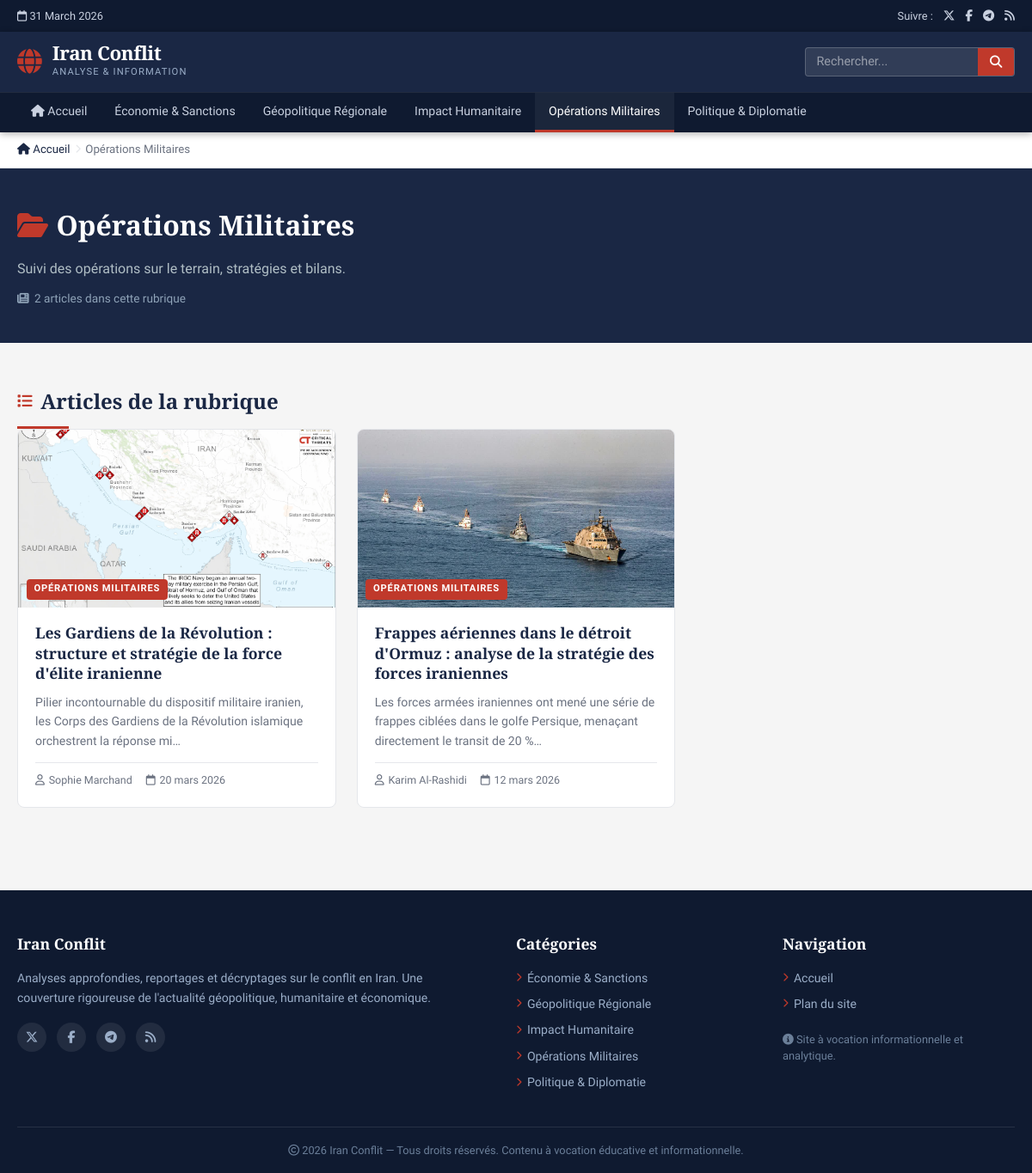
The page /frontoffice/public/category.php?slug=operations-militaires on the database its author committed.
### tables this page shows
CREATE TABLE IF NOT EXISTS categories
(
    id          INT UNSIGNED AUTO_INCREMENT PRIMARY KEY,
    name        VARCHAR(100) NOT NULL,
    slug        VARCHAR(110) NOT NULL UNIQUE,
    description TEXT,
    created_at  DATETIME DEFAULT CURRENT_TIMESTAMP
);

CREATE TABLE IF NOT EXISTS articles
(
    id           INT UNSIGNED AUTO_INCREMENT PRIMARY KEY,
    title        VARCHAR(255) NOT NULL,
    slug         VARCHAR(270) NOT NULL UNIQUE,
    summary      TEXT         NOT NULL,
    content      LONGTEXT     NOT NULL,
    image        VARCHAR(255),
    image_alt    VARCHAR(255),
    author_id    INT UNSIGNED,
    category_id  INT UNSIGNED,
    is_published TINYINT(1) DEFAULT 1,
    published_at DATETIME   DEFAULT CURRENT_TIMESTAMP,
    updated_at   DATETIME   DEFAULT CURRENT_TIMESTAMP ON UPDATE CURRENT_TIMESTAMP,
    FOREIGN KEY (author_id) REFERENCES authors (id) ON DELETE SET NULL,
    FOREIGN KEY (category_id) REFERENCES categories (id) ON DELETE SET NULL,
    INDEX        idx_slug(slug),
    INDEX        idx_category(category_id),
    INDEX        idx_published(is_published, published_at)
);

CREATE TABLE IF NOT EXISTS authors
(
    id         INT UNSIGNED AUTO_INCREMENT PRIMARY KEY,
    name       VARCHAR(150) NOT NULL,
    bio        TEXT,
    avatar     VARCHAR(255),
    created_at DATETIME DEFAULT CURRENT_TIMESTAMP
);

### frontoffice/includes/functions.php (called while the page is built, shortened)
<?php
function siteUrl(string $path = ''): string {
    $base = $_ENV['SITE_URL'] ?? getenv('SITE_URL') ?: 'http://localhost:8080';
    return rtrim($base, '/') . '/' . ltrim($path, '/');
}
function truncate(string $text, int $length = 160): string {
    $text = strip_tags($text);
    if (mb_strlen($text) <= $length) return $text;
    return mb_substr($text, 0, $length) . '…';
}
function formatDate(string $date, string $format = 'd F Y'): string {
    $dt = new DateTime($date);
    $months = [
        1 => 'janvier', 2 => 'février', 3 => 'mars', 4 => 'avril',
        5 => 'mai', 6 => 'juin', 7 => 'juillet', 8 => 'août',
        9 => 'septembre', 10 => 'octobre', 11 => 'novembre', 12 => 'décembre'
    ];
    $day   = $dt->format('d');
    $month = $months[(int)$dt->format('n')];
    $year  = $dt->format('Y');
    return "$day $month $year";
}
function h(string $str): string {
    return htmlspecialchars($str, ENT_QUOTES, 'UTF-8');
}
function getArticlesByCategory(string $slug, int $limit = 9): array {
    $db   = getDB();
    $stmt = $db->prepare("
        SELECT a.id, a.title, a.slug, a.summary, a.image, a.image_alt, a.published_at,
               c.name AS category_name, c.slug AS category_slug,
               au.name AS author_name
        FROM articles a
        LEFT JOIN categories c  ON a.category_id = c.id
        LEFT JOIN authors    au ON a.author_id    = au.id
        WHERE c.slug = :slug AND a.is_published = 1
        ORDER BY a.published_at DESC
        LIMIT :limit
    ");
    $stmt->bindValue(':slug', $slug);
    $stmt->bindValue(':limit', $limit, PDO::PARAM_INT);
    $stmt->execute();
    return $stmt->fetchAll();
}
function getCategoryBySlug(string $slug): ?array {
    $db   = getDB();
    $stmt = $db->prepare("SELECT * FROM categories WHERE slug = :slug");
    $stmt->execute([':slug' => $slug]);
    return $stmt->fetch() ?: null;
}
function getAllCategories(): array {
    $db = getDB();
    return $db->query("SELECT * FROM categories ORDER BY name")->fetchAll();
}

### frontoffice/public/category.php (the view, shortened to what this page needs)
<?php
require_once __DIR__ . '/../includes/functions.php';
$slug     = $_GET['slug'] ?? '';
$category = $slug ? getCategoryBySlug($slug) : null;
    ?>
    <?php
$articles   = getArticlesByCategory($slug);
$categories = getAllCategories();
require_once __DIR__ . '/../includes/header.php';
?>
<nav class="breadcrumb" aria-label="Fil d'Ariane">
    <div class="container">
        <ol class="breadcrumb__list" itemscope itemtype="https://schema.org/BreadcrumbList">
            <li itemprop="itemListElement" itemscope itemtype="https://schema.org/ListItem">
                <a href="<?= siteUrl() ?>" itemprop="item">
                    <span itemprop="name"><i class="fa-solid fa-house"></i> Accueil</span>
                </a>
            </li>
            <li itemprop="itemListElement" itemscope itemtype="https://schema.org/ListItem">
                <i class="fa-solid fa-chevron-right" aria-hidden="true"></i>
                <span itemprop="name"><?= h($category['name']) ?></span>
            </li>
        </ol>
    </div>
</nav>
<section class="category-hero" aria-labelledby="category-title">
    <div class="container">
        <h1 id="category-title" class="category-hero__title">
            <i class="fa-solid fa-folder-open"></i> <?= h($category['name']) ?>
        </h1>
        <?php if ($category['description']): ?>
        <p class="category-hero__desc"><?= h($category['description']) ?></p>
        <?php endif; ?>
        <p class="category-hero__count">
            <i class="fa-solid fa-newspaper"></i>
            <?= count($articles) ?> article<?= count($articles) > 1 ? 's' : '' ?> dans cette rubrique
        </p>
    </div>
</section>
<section class="section" aria-labelledby="articles-heading">
    <div class="container">
        <h2 id="articles-heading" class="section-title">
            <i class="fa-solid fa-list"></i> Articles de la rubrique
        </h2>
        <div class="section-divider"></div>
        <?php if (empty($articles)): ?>
        <p class="empty-state">
            <i class="fa-solid fa-circle-info"></i> Aucun article dans cette catégorie pour le moment.
        </p>
        <?php else: ?>
        <div class="articles-grid">
            <?php foreach ($articles as $article): ?>
            <article class="article-card" itemscope itemtype="https://schema.org/NewsArticle">
                <div class="article-card__img-wrap">
                    <?php if ($article['image']): ?>
                    <img src="<?= h($article['image']) ?>"
                         alt="<?= h($article['image_alt'] ?? $article['title']) ?>"
                         class="article-card__img" loading="lazy" itemprop="image">
                    <?php else: ?>
                    <div class="article-card__img-placeholder" aria-hidden="true">
                        <i class="fa-solid fa-globe-europe"></i>
                    </div>
                    <?php endif; ?>
                    <span class="article-card__category"><?= h($category['name']) ?></span>
                </div>
                <div class="article-card__body">
                    <h2 class="article-card__title" itemprop="headline">
                        <a href="<?= siteUrl('article/' . h($article['slug'])) ?>" itemprop="url">
                            <?= h($article['title']) ?>
                        </a>
                    </h2>
                    <p class="article-card__summary" itemprop="description">
                        <?= h(truncate($article['summary'], 130)) ?>
                    </p>
                    <footer class="article-card__footer">
                        <span class="article-card__author" itemprop="author">
                            <i class="fa-regular fa-user"></i> <?= h($article['author_name'] ?? 'Rédaction') ?>
                        </span>
                        <time class="article-card__date" datetime="<?= h($article['published_at']) ?>" itemprop="datePublished">
                            <i class="fa-regular fa-calendar"></i> <?= formatDate($article['published_at']) ?>
                        </time>
                    </footer>
                </div>
            </article>
            <?php endforeach; ?>
        </div>
        <?php endif; ?>
    </div>
</section>
<?php require_once __DIR__ . '/../includes/footer.php'; ?>

### frontoffice/includes/header.php (shortened to what this page needs)
<?php
$siteTitle = 'Iran : Analyse du Conflit';
$categories = getAllCategories();
?>
<!DOCTYPE html>
<html lang="fr">
<head>
    <link rel="stylesheet" href="https://cdnjs.cloudflare.com/ajax/libs/font-awesome/6.5.1/css/all.min.css">
    <link rel="stylesheet" href="<?= siteUrl('assets/css/style.css') ?>">
</head>
<body>
<div class="topbar">
    <div class="container topbar__inner">
        <span class="topbar__date"><i class="fa-regular fa-calendar"></i> <?= date('d F Y') ?></span>
        <div class="topbar__social">
            <span>Suivre :</span>
            <a href="#" aria-label="Twitter / X"><i class="fa-brands fa-x-twitter"></i></a>
            <a href="#" aria-label="Facebook"><i class="fa-brands fa-facebook-f"></i></a>
            <a href="#" aria-label="Telegram"><i class="fa-brands fa-telegram"></i></a>
            <a href="#" aria-label="Flux RSS"><i class="fa-solid fa-rss"></i></a>
        </div>
    </div>
</div>
<header class="site-header" role="banner">
    <div class="container site-header__inner">
        <div class="site-header__brand">
            <a href="<?= siteUrl() ?>" class="brand-link" aria-label="Accueil — <?= h($siteTitle) ?>">
                <span class="brand-icon"><i class="fa-solid fa-globe"></i></span>
                <div class="brand-text">
                    <span class="brand-name">Iran Conflit</span>
                    <span class="brand-tagline">Analyse &amp; Information</span>
                </div>
            </a>
        </div>
        <form class="header-search" action="<?= siteUrl('recherche') ?>" method="get" role="search">
            <input type="search" id="header-search-input" name="q" placeholder="Rechercher..." autocomplete="off" value="<?= h($_GET['q'] ?? '') ?>">
            <button type="submit" aria-label="Lancer la recherche">
                <i class="fa-solid fa-magnifying-glass"></i>
            </button>
        </form>
    </div>
    <nav class="main-nav" id="mainNav" role="navigation" aria-label="Navigation principale">
        <div class="container">
            <ul class="main-nav__list">
                <li><a href="<?= siteUrl() ?>" <?= (basename($_SERVER['PHP_SELF']) === 'index.php' && !isset($_GET['slug'])) ? 'class="active" aria-current="page"' : '' ?>>
                    <i class="fa-solid fa-house"></i> Accueil
                </a></li>
                <?php foreach ($categories as $cat): ?>
                <li><a href="<?= siteUrl('categorie/' . h($cat['slug'])) ?>" <?= (($_GET['slug'] ?? '') === $cat['slug']) ? 'class="active" aria-current="page"' : '' ?>>
                    <?= h($cat['name']) ?>
                </a></li>
                <?php endforeach; ?>
            </ul>
        </div>
    </nav>
</header>
<main class="main-content" id="main-content">

### frontoffice/includes/footer.php (shortened to what this page needs)
<?php $categories = $categories ?? getAllCategories(); ?>
</main>
<footer class="site-footer" role="contentinfo">
    <div class="container">
        <div class="footer-grid">
            <div class="footer-col footer-col--about">
                <h2 class="footer-heading">Iran Conflit</h2>
                <p>Analyses approfondies, reportages et décryptages sur le conflit en Iran. Une couverture rigoureuse de l'actualité géopolitique, humanitaire et économique.</p>
                <div class="footer-social">
                    <a href="#" aria-label="Twitter / X"><i class="fa-brands fa-x-twitter"></i></a>
                    <a href="#" aria-label="Facebook"><i class="fa-brands fa-facebook-f"></i></a>
                    <a href="#" aria-label="Telegram"><i class="fa-brands fa-telegram"></i></a>
                    <a href="#" aria-label="Flux RSS"><i class="fa-solid fa-rss"></i></a>
                </div>
            </div>
            <div class="footer-col">
                <h3 class="footer-heading">Catégories</h3>
                <ul class="footer-links">
                    <?php foreach ($categories as $cat): ?>
                    <li>
                        <a href="<?= siteUrl('categorie/' . h($cat['slug'])) ?>">
                            <i class="fa-solid fa-chevron-right"></i> <?= h($cat['name']) ?>
                        </a>
                    </li>
                    <?php endforeach; ?>
                </ul>
            </div>
            <div class="footer-col">
                <h3 class="footer-heading">Navigation</h3>
                <ul class="footer-links">
                    <li><a href="<?= siteUrl() ?>"><i class="fa-solid fa-chevron-right"></i> Accueil</a></li>
                    <li><a href="<?= siteUrl('sitemap.xml') ?>"><i class="fa-solid fa-chevron-right"></i> Plan du site</a></li>
                </ul>
                <div class="footer-info">
                    <p><i class="fa-solid fa-circle-info"></i> Site à vocation informationnelle et analytique.</p>
                </div>
            </div>
        </div>
        <div class="footer-bottom">
            <p>
                <i class="fa-regular fa-copyright"></i> <?= date('Y') ?> Iran Conflit — Tous droits réservés.
                Contenu à vocation éducative et informationnelle.
            </p>
        </div>
    </div>
</footer>
</body>
</html>

### rows shown on the page
categories: name "Économie & Sanctions"
categories: name "Géopolitique Régionale"
categories: name "Impact Humanitaire"
categories: name "Opérations Militaires", description "Suivi des opérations sur le terrain, stratégies et bilans."
categories: name "Politique & Diplomatie"
articles: image (picture), category.name "OPÉRATIONS MILITAIRES", title "Les Gardiens de la Révolution : structure et stratégie de la force d'élite iranienne", summary "Pilier incontournable du dispositif militaire iranien, les Corps des Gardiens de la Révolution islamique orchestrent la réponse mi…", author.name "Sophie Marchand", published_at "20 mars 2026"
articles: image (picture), category.name "OPÉRATIONS MILITAIRES", title "Frappes aériennes dans le détroit d'Ormuz : analyse de la stratégie des forces iraniennes", summary "Les forces armées iraniennes ont mené une série de frappes ciblées dans le golfe Persique, menaçant directement le transit de 20 %…", author.name "Karim Al-Rashidi", published_at "12 mars 2026"

### other values the page prints
count($articles) "2"
